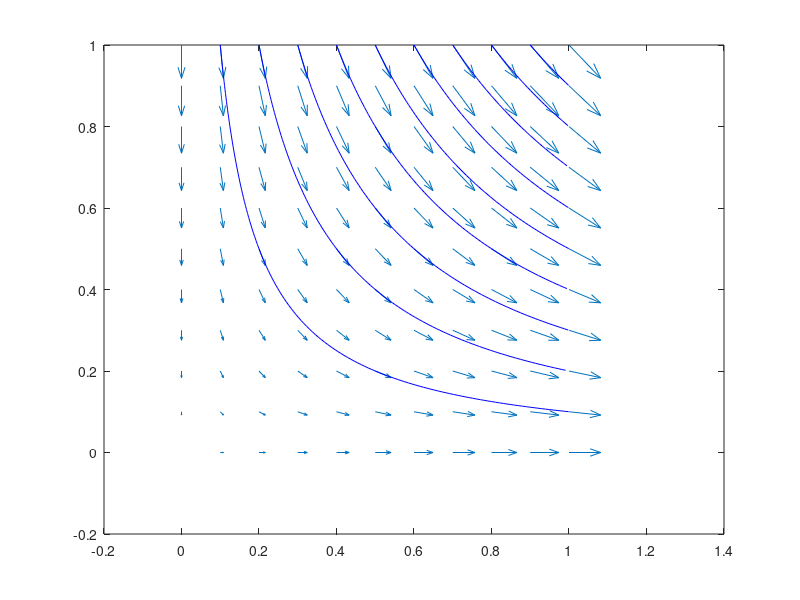

Reproduce this figure in MATLAB.


[x,y] = meshgrid(0:0.1:1,0:0.1:1);
u = x;
v = -y;

figure
quiver(x,y,u,v)

startx = 0.1:0.1:1;
starty = ones(size(startx));
streamline(x,y,u,v,startx,starty)